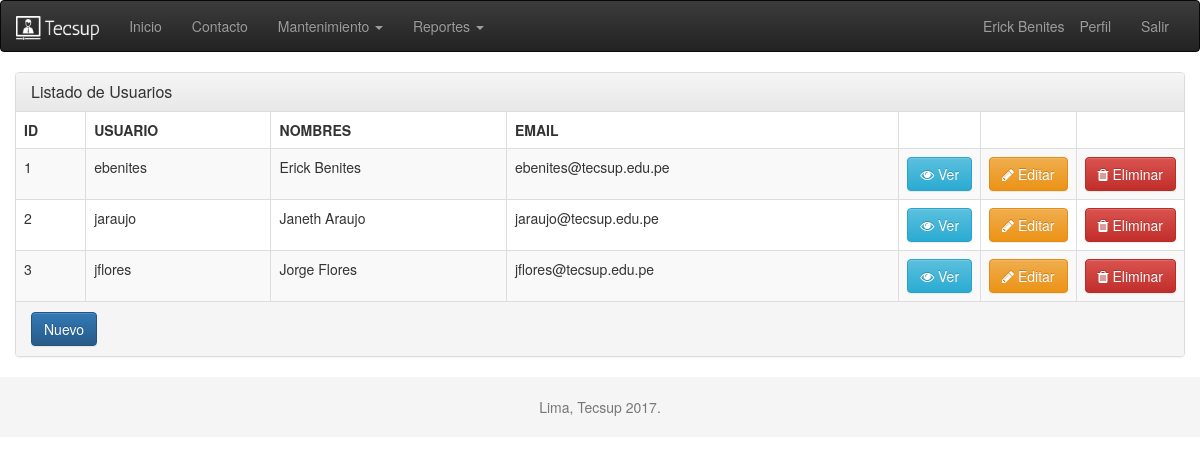
Page /usuarios-listar.php (signed in) on the committed database.
### tables this page shows
CREATE TABLE IF NOT EXISTS `usuarios` (
  `id` INT NOT NULL AUTO_INCREMENT,
  `username` VARCHAR(20) NOT NULL,
  `password` VARCHAR(40) NOT NULL,
  `nombres` VARCHAR(100) NOT NULL,
  `roles_id` INT NULL,
  `email` VARCHAR(100) NOT NULL,
  PRIMARY KEY (`id`),
  INDEX `fk_usuarios_roles1_idx` (`roles_id` ASC),
  CONSTRAINT `fk_usuarios_roles1`
    FOREIGN KEY (`roles_id`)
    REFERENCES `roles` (`id`)
    ON DELETE NO ACTION
    ON UPDATE NO ACTION);

### classes/dao/UsuarioDAO.php (called while the page is built, shortened)
<?php
class UsuarioDAO {
    public static function listar() {
        $lista = array();
        $query = "SELECT u.id, u.username, u.password, u.nombres, u.roles_id, r.nombre AS roles_nombre, u.email FROM usuarios u
            INNER JOIN roles r ON r.id=u.roles_id
            ORDER BY nombres";
        $con = Conexion::getConexion() ;
        $stmt = $con->prepare($query);
        $stmt->execute();
        while($objeto = $stmt->fetchObject('Usuario')){
            $lista[] = $objeto;
        }
        return $lista;
    }
}
?>

### usuarios-listar.php (the view, shortened to what this page needs)
<?php
$usuarios = UsuarioDAO::listar();
?>
<!DOCTYPE html>
<html>
    <head>
        <?php include './includes/head.php';?>
    </head>
    <body>
        <?php require_once './includes/header.php';?>
        <div class="container-fluid">
            <div class="panel panel-default">
                <div class="panel-heading">
                    <h3 class="panel-title">Listado de Usuarios</h3>
                </div>
                <table border="1" class="table table-striped table-bordered table-hover">
                    <thead>
                        <tr>
                            <th>ID</th>
                            <th>USUARIO</th>
                            <th>NOMBRES</th>
                            <th>EMAIL</th>
                            <th width="50">&nbsp;</th>
                            <th width="50">&nbsp;</th>
                            <th width="50">&nbsp;</th>
                        </tr>
                    </thead>
                    <tbody>
                      <?php
                        foreach($usuarios as $usuario){
                      ?>
                        <tr>
                            <td><?php echo $usuario->id ?></td>
                            <td><?php echo $usuario->username ?></td>
                            <td><?php echo $usuario->nombres ?></td>
                            <td><?php echo $usuario->email ?></td>
                            <td><a href="usuarios-ver.php?id=<?php echo $usuario->id ?>" class="btn btn-info"><i class="fa fa-eye"></i> Ver</a></td>
                            <td><a href="usuarios-editar.php?id=<?php echo $usuario->id ?>" class="btn btn-warning"><i class="fa fa-pencil"></i> Editar</a></td>
                            <td><a href="usuarios-eliminar.php?id=<?php echo $usuario->id ?>" class="btn btn-danger"><i class="fa fa-trash"></i> Eliminar</a></td>
                        </tr>
                      <?php
                        }
                      ?>
                    </tbody>
                </table>
                <div class="panel-footer">
                    <a href="usuarios-nuevo.php" class="btn btn-primary">Nuevo</a>
                </div>
            </div>
        </div>
       <?php require_once './includes/footer.php';?>
    </body>
</html>

### includes/head.php (shortened to what this page needs)
<link href="css/font-awesome.min.css" rel="stylesheet" type="text/css"/>
<link href="css/bootstrap.min.css" rel="stylesheet" type="text/css"/>
<link href="css/bootstrap-theme.min.css" rel="stylesheet" type="text/css"/>
<link href="css/bootstrap-switch.min.css" rel="stylesheet" type="text/css"/>
<link href="css/colorbox.css" rel="stylesheet" type="text/css"/>
<link href="css/style.css" rel="stylesheet" type="text/css"/>

### includes/header.php (shortened to what this page needs)
<nav class="navbar navbar-inverse">
    <div class="container-fluid">
        <div class="navbar-header">
            <a class="navbar-brand" href="#">
                <img alt="Brand" src="img/logo.png" height="24">
              </a>
        </div>
        <div class="collapse navbar-collapse" id="top-menu">
            <ul class="nav navbar-nav">
                <li><a href="index.php">Inicio</a></li>
                <li><a href="contactos.php">Contacto</a></li>
                <li class="dropdown">
                    <a href="#" class="dropdown-toggle" data-toggle="dropdown" role="button" aria-haspopup="true" aria-expanded="false">Mantenimiento <span class="caret"></span></a>
                </li>
                <li class="dropdown">
                    <a href="#" class="dropdown-toggle" data-toggle="dropdown" role="button" aria-haspopup="true" aria-expanded="false">Reportes <span class="caret"></span></a>
                </li>
            </ul>
            <ul class="nav navbar-nav navbar-right">
                <li><a href="#">Perfil</a></li>
                <li><a href="logout.php">Salir</a></li>
            </ul>
            <?php $usuario = $_SESSION['usuario'] ?>
            <p class="navbar-text navbar-right"><?=$usuario->nombres?></p>
        </div>
    </div>
</nav>

### includes/footer.php
<footer class="footer">
    <div class="container-fluid">
        <p class="text-muted text-center">Lima, Tecsup <?= date('Y') ?>.</p>
    </div>
</footer>

### css/style.css (style rules this page uses)
.footer { width: 100%; background-color: #f5f5f5; padding: 20px 0 10px 0; }

### rows in the picture
usuarios: nombres "Erick Benites", id "1", username "ebenites", email "ebenites@tecsup.edu.pe"
usuarios: id "2", username "jaraujo", nombres "Janeth Araujo", email "jaraujo@tecsup.edu.pe"
usuarios: id "3", username "jflores", nombres "Jorge Flores", email "jflores@tecsup.edu.pe"
